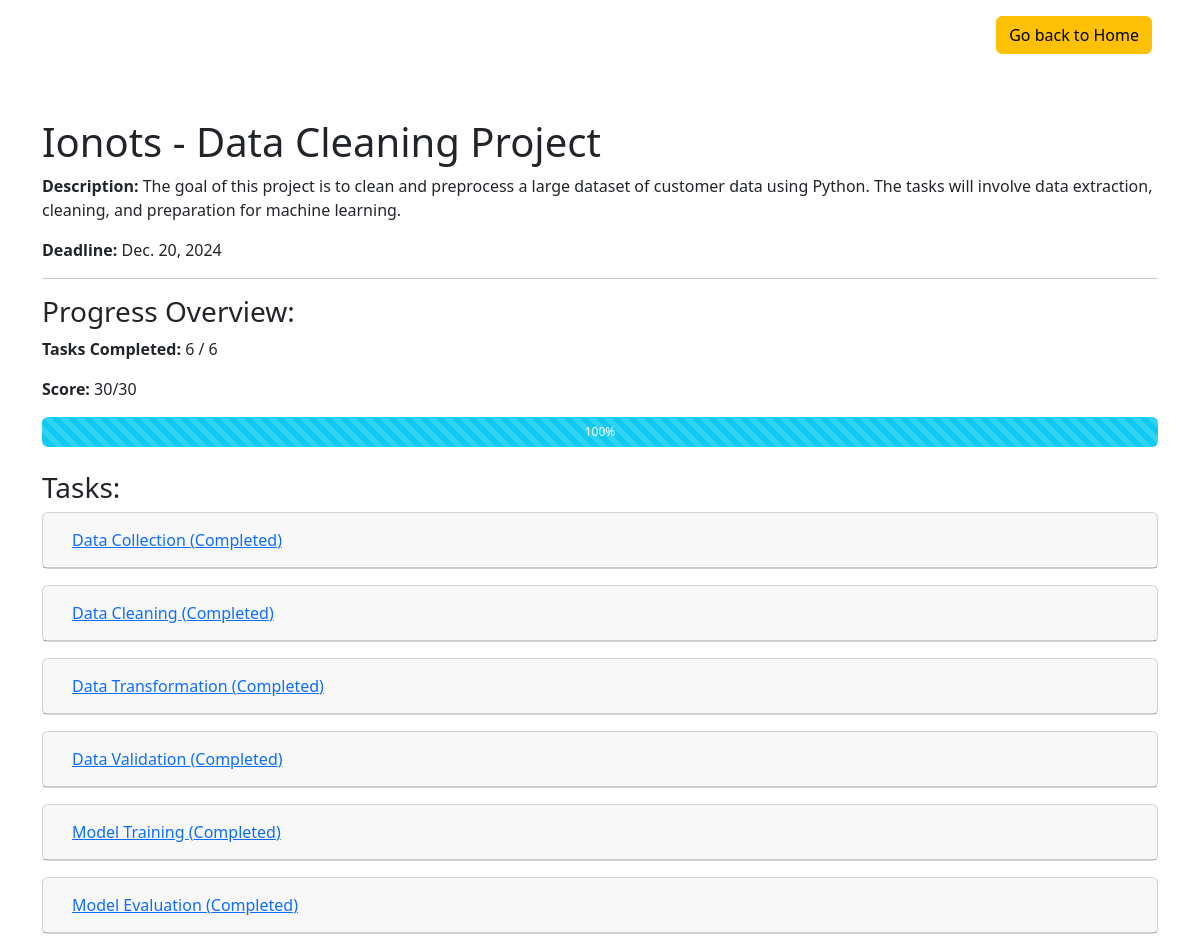
Before: /project/2 with the older database file.
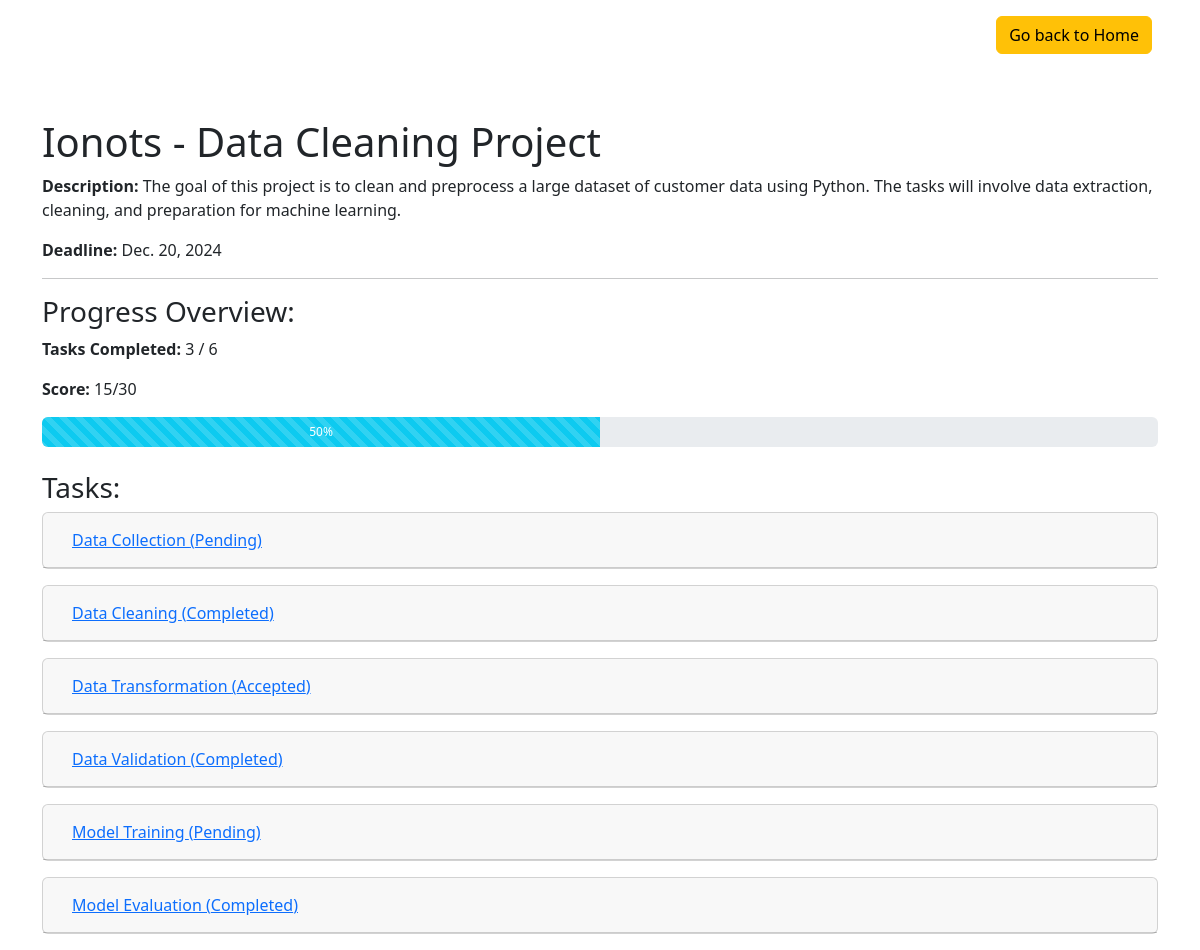
After: the same page with the newer database file.
### assignment/models.py (models this page shows, shortened)
class Project(models.Model):
    title = models.CharField(max_length=200)
    description = models.TextField()
    date = models.DateTimeField(auto_now_add=True)
    status = models.CharField(max_length=20, choices=STATUS_CHOICES, default="pending")
    deadline = models.DateField()
    assigned_to = models.ForeignKey(User, on_delete=models.CASCADE, related_name='projects', null=True)
    total_score = models.IntegerField(default=0)  # To store the total score of the project
    marks = models.IntegerField(default=0, null=True, blank=True)
    def calculate_total_score(self):
        total = sum(task.points for task in self.tasks.filter(status='completed'))
        self.total_score = total
        self.save()

class Task(models.Model):
    task = models.CharField(max_length=200, null=False)
    points = models.IntegerField(null=False)
    status = models.CharField(max_length=20, choices=STATUS_CHOICES, default="pending")
    project = models.ForeignKey(Project, on_delete=models.CASCADE, related_name='tasks')  # Link task to project

### assignment/views.py (the view, shortened to what this page needs)
# urls.py: path('project/<id>', projectDetail, name="ProjectDetail"),
def projectDetail(request, id):
    project = get_object_or_404(Project, id=id)
    tasks = project.tasks.all()
    total_tasks = tasks.count()
    completed_tasks = tasks.filter(status='completed').count()
    progress = int((completed_tasks / total_tasks) * 100) if total_tasks > 0 else 0
    project.calculate_total_score()
    context = {
        "project": project,
        "tasks": tasks,
        "total_tasks": total_tasks,
        "completed_tasks": completed_tasks,
        "progress": progress,
        "score": project.total_score,
        "total_score" : project.marks,
        "status_choices": Task._meta.get_field('status').choices,
    }
    return render(request, 'prjdetail.html', context)

### templates/prjdetail.html (shortened to what this page needs)
{% extends "partial/base.html" %}
{% load static %}
{% block content %}
<div class="d-flex">
    <a href="{% url "index" %}" class="ms-auto mx-5 my-3"><button class="btn btn-warning">Go back to Home</button></a>
</div>
<div class="container mt-5">
    <h1>{{ project.title }}</h1>
    <p><strong>Description:</strong> {{ project.description }}</p>
    <p><strong>Deadline:</strong> {{ project.deadline }}</p>
    <hr>
    <h3>Progress Overview:</h3>
    <p><strong>Tasks Completed:</strong> {{ completed_tasks }} / {{ total_tasks }}</p>
    <p><strong>Score:</strong> {{ score }}/{{total_score}}</p>
    <div class="progress mb-4" style="height: 30px;">
        <div
            class="progress-bar progress-bar-striped bg-info"
            role="progressbar"
            style="width: {{ progress }}%;"
            aria-valuenow="{{ progress }}"
            aria-valuemin="0"
            aria-valuemax="100">
            {{ progress }}%
        </div>
    </div>
    <h3>Tasks:</h3>
    <div id="accordion">
        {% for task in tasks %}
        <div class="card mb-3">
            <div class="card-header" id="heading{{ task.id }}">
                <h5 class="mb-0">
                    <button class="btn btn-link" data-bs-toggle="collapse" data-bs-target="#collapse{{ task.id }}" aria-expanded="true" aria-controls="collapse{{ task.id }}">
                        {{ task.task }} ({{ task.get_status_display }})
                    </button>
                </h5>
            </div>
        </div>
        {% empty %}
        <p>No tasks found for this project.</p>
        {% endfor %}
    </div>
</div>
{% endblock content %}

### templates/partial/base.html (shortened to what this page needs)
{% load static %}
<!DOCTYPE html>
<html lang="en">
<head>
    <link rel="stylesheet" href="https://cdn.jsdelivr.net/npm/bootstrap@5.3.0/dist/css/bootstrap.min.css">
</head>
<body>
    {% block content %}
    {% endblock content %}
</body>
</html>

Changed rows visible on the page:
changed Task "Data Collection": status "Completed" → "Pending"
changed Task "Data Transformation": status "Completed" → "Accepted"
changed Task "Model Training": status "Completed" → "Pending"
Other visible differences:
{{ completed_tasks }}: "6" → "3"
{{ score }}: "30" → "15"
{{ progress }}: 100 → 50 (drawn)
{{ progress }}: "100" → "50"
